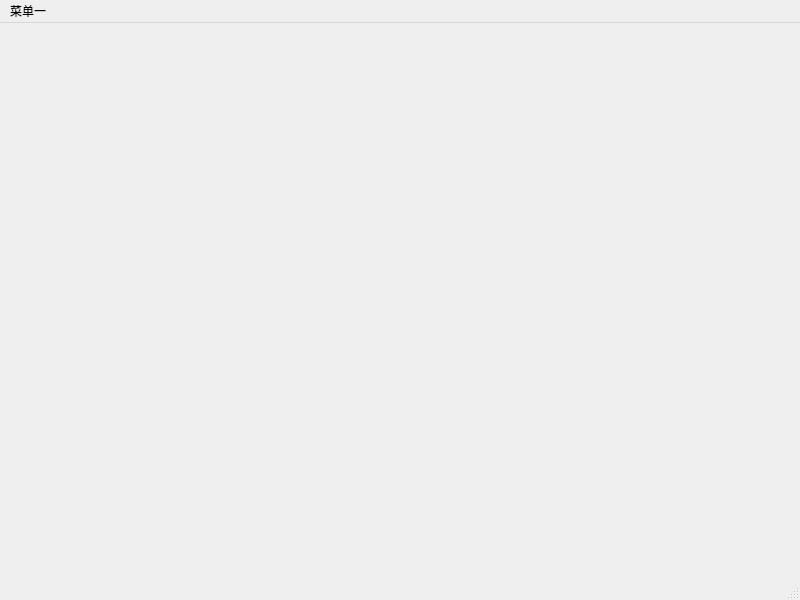
<?xml version="1.0" encoding="UTF-8"?>
<ui version="4.0">
 <class>MainWindow</class>
 <widget class="QMainWindow" name="MainWindow">
  <property name="geometry">
   <rect>
    <x>0</x>
    <y>0</y>
    <width>800</width>
    <height>600</height>
   </rect>
  </property>
  <property name="windowTitle">
   <string>MainWindow</string>
  </property>
  <widget class="QWidget" name="centralwidget"/>
  <widget class="QMenuBar" name="menubar">
   <property name="geometry">
    <rect>
     <x>0</x>
     <y>0</y>
     <width>800</width>
     <height>26</height>
    </rect>
   </property>
   <widget class="QMenu" name="menu">
    <property name="title">
     <string>菜单一</string>
    </property>
   </widget>
   <addaction name="menu"/>
  </widget>
  <widget class="QStatusBar" name="statusbar"/>
 </widget>
 <resources/>
 <connections/>
</ui>
